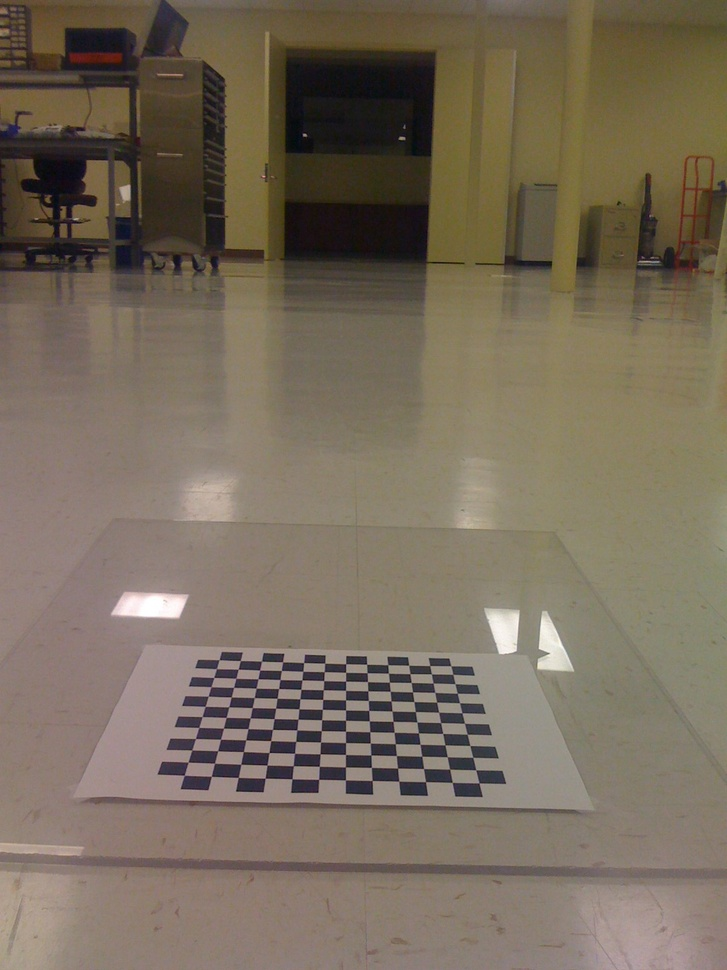
//> input picture Learning-OpenCV-3_examples/datas/birdseye/IMG_0214.jpg, 727 x 970 px, shrunk from 1200 x 1600 before the run
$ ./example_11-01 ../../datas/birdseye/IMG_0214.jpg   (built with g++ and OpenCV 4)
//> lines starting //> are read from the running program, lines starting //| are printed output that depends on the picture; after the words box and inside, x2 and y2 are one past the last pixel; in counts of white or black regions, pixels touching at a corner belong together
// Example 11-1. An affine transformation.
// Maps the 3 points (0, 0), (0, height-1), (width-1, 0) specified in srcTri[] to
// the specified points in array dstTri using a computed Affine Transform.

#include "stdafx.h"
#include "..\..\_opencv.h"

#include <iostream>

using namespace std;

int main(int argc, char** argv) {

	if (argc != 2) {
		cout << "Warp affine\nUsage: " << argv[0] << " <imagename>\n" << endl;
		return -1;
	}

	cv::Mat src = cv::imread(argv[1], 1);
//> src is the input picture: 970 rows x 727 cols, CV_8UC3; mean B, G, R 91.8, 108.2, 120.2
	if (src.empty()) { cout << "Can not load " << argv[1] << endl; return -1; }

	cv::Point2f srcTri[] = {
		cv::Point2f(0,0),           // src Top left
		cv::Point2f(src.cols - 1, 0), // src Top right
		cv::Point2f(0, src.rows - 1)  // src Bottom left
	};

	cv::Point2f dstTri[] = {
		cv::Point2f(src.cols*0.f, src.rows*0.33f),   // dst Top left
		cv::Point2f(src.cols*0.85f, src.rows*0.25f), // dst Top right
		cv::Point2f(src.cols*0.15f, src.rows*0.7f)   // dst Bottom left
	};

	// COMPUTE AFFINE MATRIX
	//
	cv::Mat warp_mat = cv::getAffineTransform(srcTri, dstTri);
	cv::Mat dst, dst2;
	cv::warpAffine(
		src,
		dst,
		warp_mat,
		src.size(),
		cv::INTER_LINEAR,
		cv::BORDER_CONSTANT,
		cv::Scalar()
	);
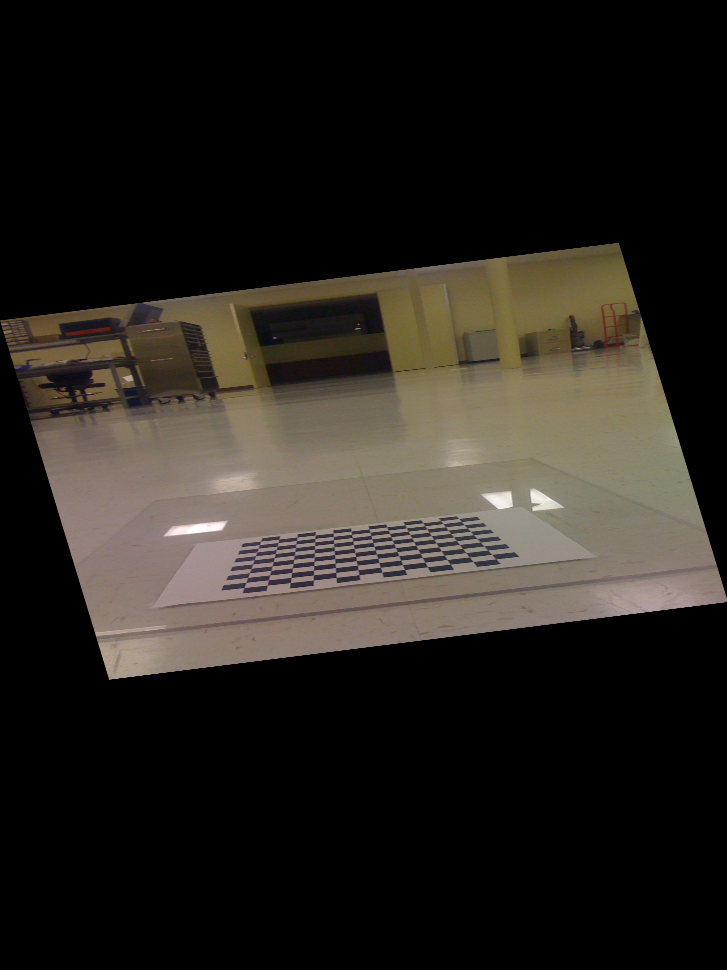
//> dst: 970 rows x 727 cols, CV_8UC3; mean B, G, R 30, 35.4, 39.4
	for (int i = 0; i < 3; ++i)
		cv::circle(dst, dstTri[i], 5, cv::Scalar(255, 0, 255), -1, cv::LINE_AA);
//> dst: 970 rows x 727 cols, CV_8UC3; 319 pixels changed, all inside (x1, y1, x2, y2) = (0, 236, 625, 686)

	cv::imshow("Affine Transform Test", dst);
	cv::waitKey();

	for (int frame = 0;; ++frame) {

		// COMPUTE ROTATION MATRIX
		cv::Point2f center(src.cols*0.5f, src.rows*0.5f);
//> center = Point(363.5, 485)
		double angle = frame * 3 % 360, scale = (cos((angle - 60)* CV_PI / 180) + 1.05)*0.8;

		cv::Mat rot_mat = cv::getRotationMatrix2D(center, angle, scale);
//> rot_mat = [[1.24, 0, -87.24], [0, 1.24, -116.4]]

		cv::warpAffine(
			src,
			dst,
			rot_mat,
			src.size(),
			cv::INTER_LINEAR,
			cv::BORDER_CONSTANT,
			cv::Scalar()
		);
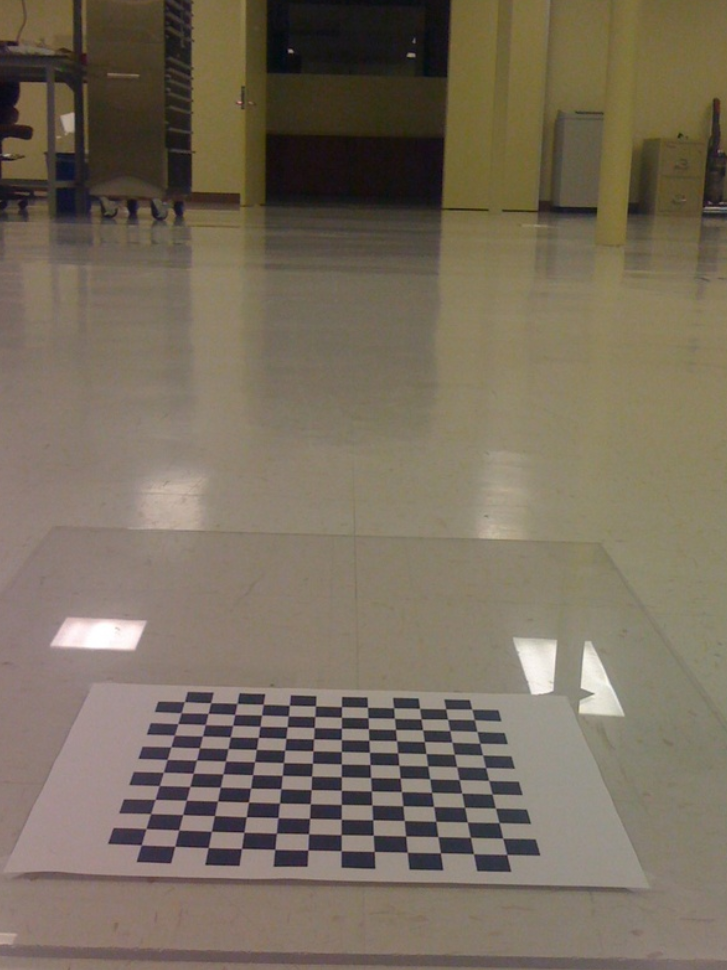
//> dst: 970 rows x 727 cols, CV_8UC3; mean B, G, R 92.8, 109, 120.2
		cv::imshow("Rotated Image", dst);
		if (cv::waitKey(30) >= 0)
//> the Esc key is pressed
			break;

	}

	return 0;
}

$ run again, on Learning-OpenCV-3_examples/datas/birdseye/IMG_0217.jpg
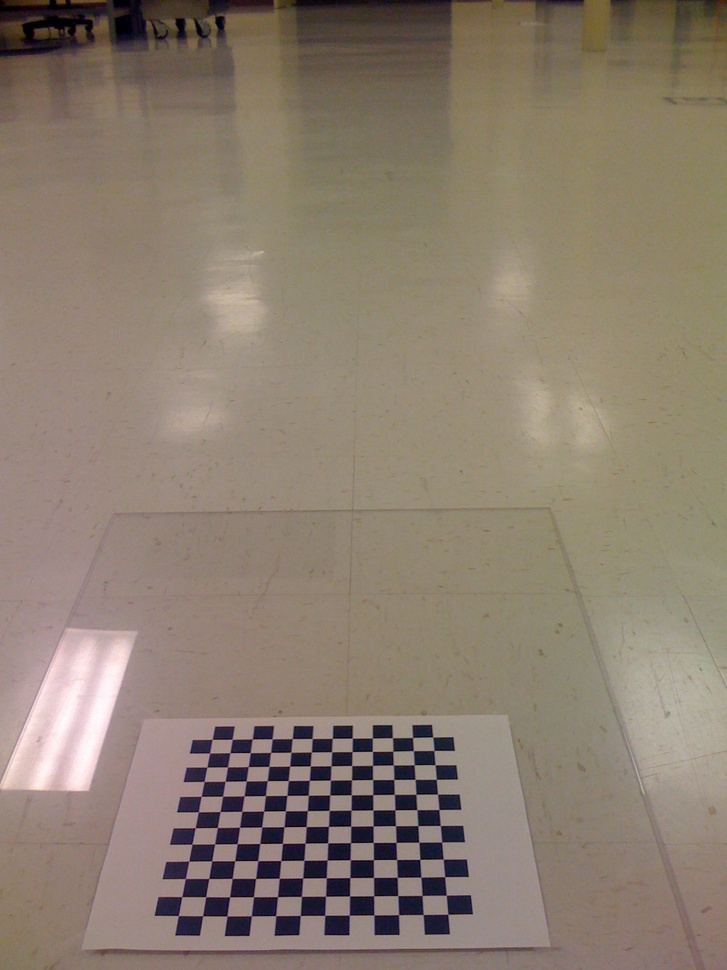
//> input picture Learning-OpenCV-3_examples/datas/birdseye/IMG_0217.jpg, 727 x 970 px, shrunk from 1200 x 1600 before the run
//> src is the input picture: 970 rows x 727 cols, CV_8UC3; mean B, G, R 111.3, 125.9, 139.5
//> `cv::warpAffine( src, dst, warp_mat, src.size(), cv::INTER_LINEAR, cv::..`:
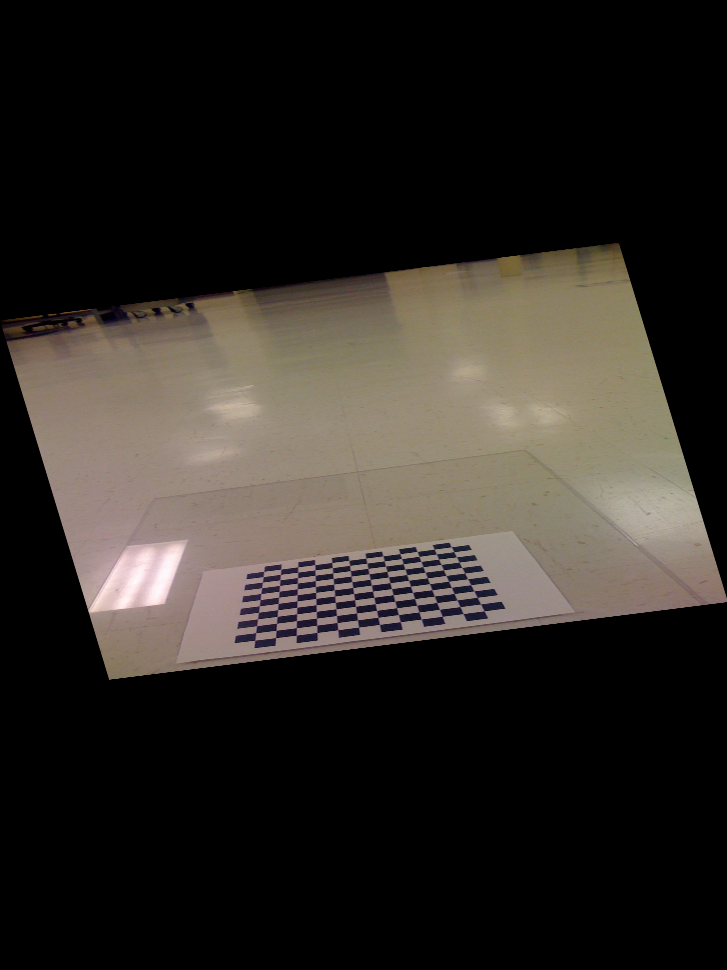
//> dst: 970 rows x 727 cols, CV_8UC3; mean B, G, R 36.4, 41.2, 45.7
//> `cv::warpAffine( src, dst, rot_mat, src.size(), cv::INTER_LINEAR, cv::B..`:
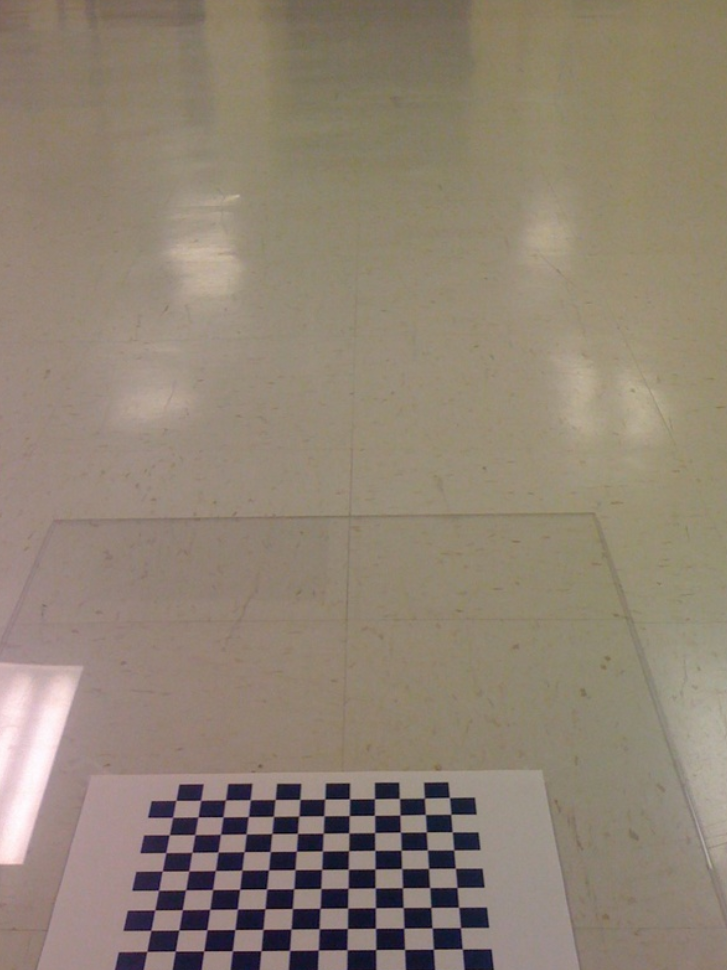
//> dst: 970 rows x 727 cols, CV_8UC3; mean B, G, R 115.5, 131, 143.9

$ run again, on Learning-OpenCV-3_examples/datas/birdseye/IMG_0218.jpg
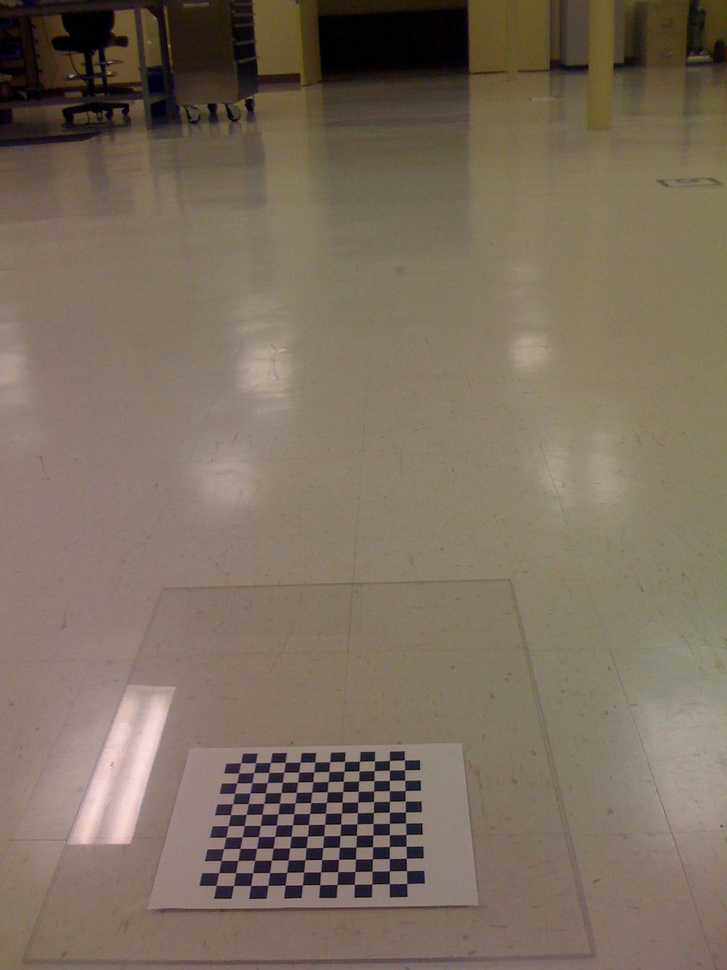
//> input picture Learning-OpenCV-3_examples/datas/birdseye/IMG_0218.jpg, 727 x 970 px, shrunk from 1200 x 1600 before the run
//> src is the input picture: 970 rows x 727 cols, CV_8UC3; mean B, G, R 94, 110.5, 122.9
//> `cv::warpAffine( src, dst, warp_mat, src.size(), cv::INTER_LINEAR, cv::..`:
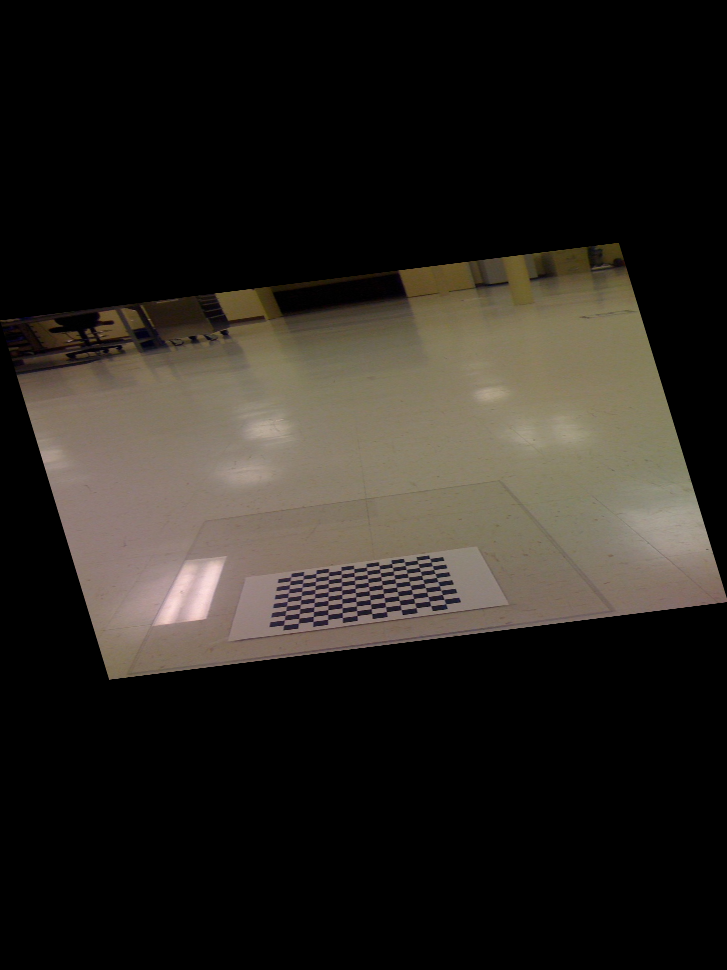
//> dst: 970 rows x 727 cols, CV_8UC3; mean B, G, R 30.8, 36.2, 40.2
//> `cv::warpAffine( src, dst, rot_mat, src.size(), cv::INTER_LINEAR, cv::B..`:
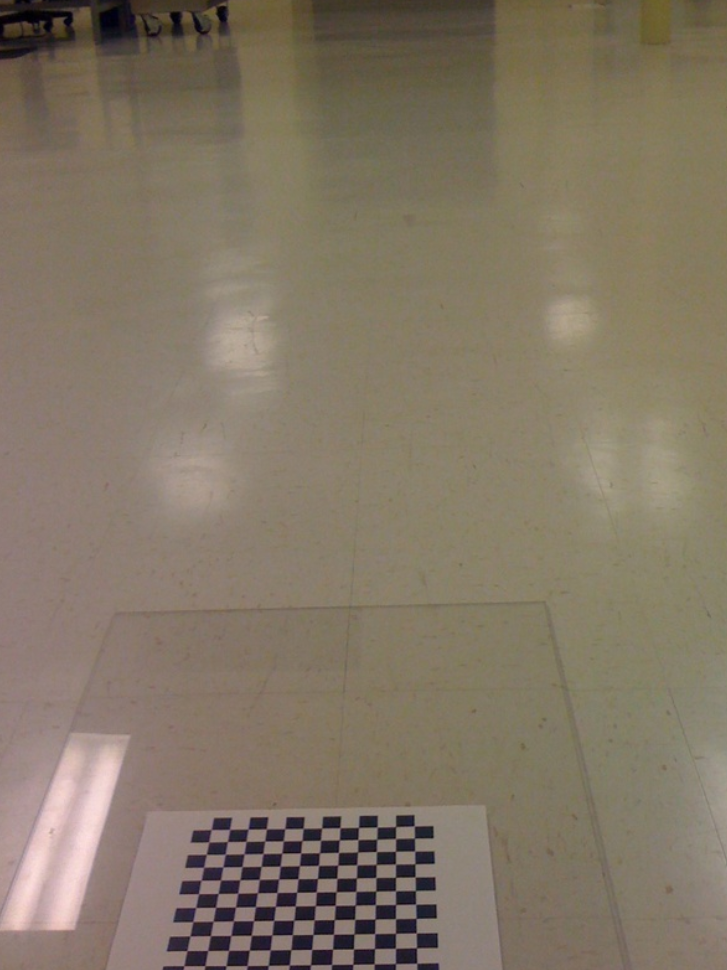
//> dst: 970 rows x 727 cols, CV_8UC3; mean B, G, R 101.1, 118.5, 130.5

$ run again, on Learning-OpenCV-3_examples/datas/birdseye/IMG_0219.jpg
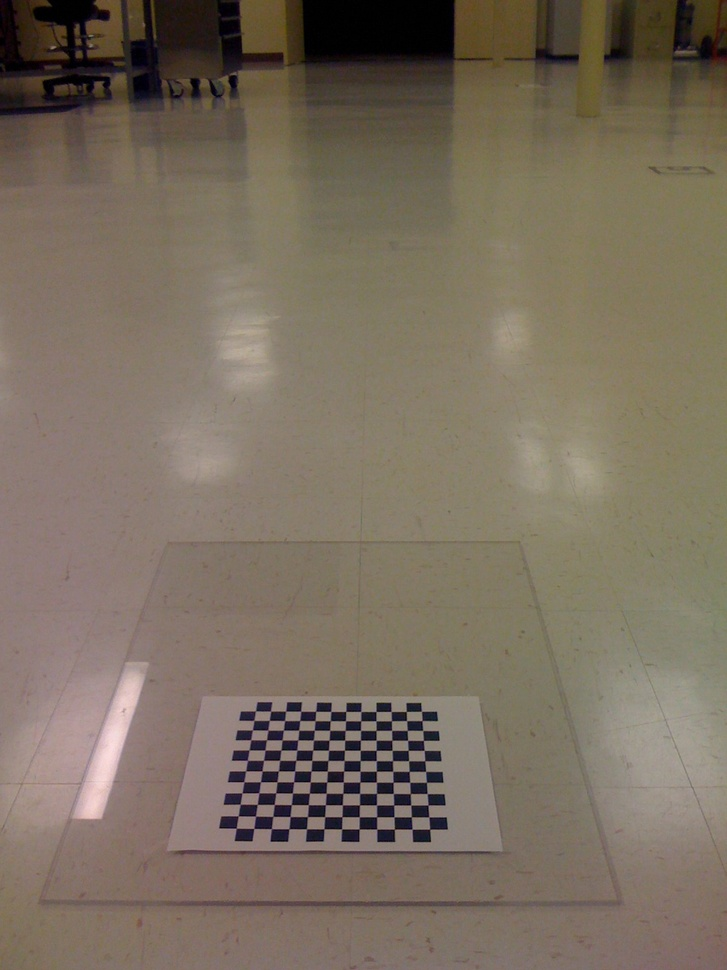
//> input picture Learning-OpenCV-3_examples/datas/birdseye/IMG_0219.jpg, 727 x 970 px, shrunk from 1200 x 1600 before the run
//> src is the input picture: 970 rows x 727 cols, CV_8UC3; mean B, G, R 95.3, 110.4, 122.4
//> `cv::warpAffine( src, dst, warp_mat, src.size(), cv::INTER_LINEAR, cv::..`:
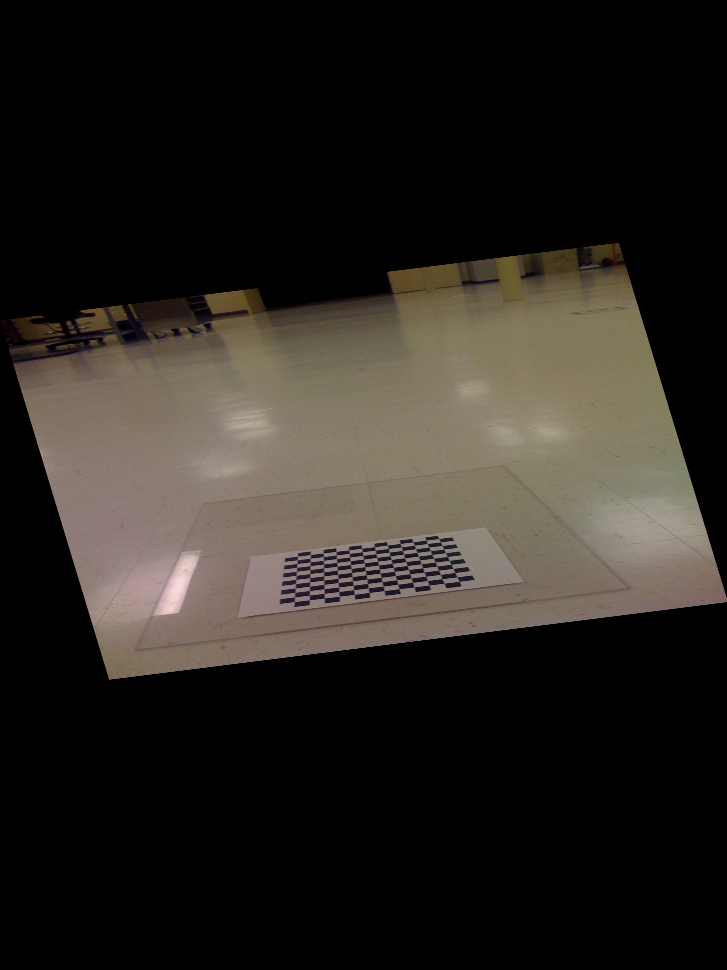
//> dst: 970 rows x 727 cols, CV_8UC3; mean B, G, R 31.2, 36.1, 40.1
//> `cv::warpAffine( src, dst, rot_mat, src.size(), cv::INTER_LINEAR, cv::B..`:
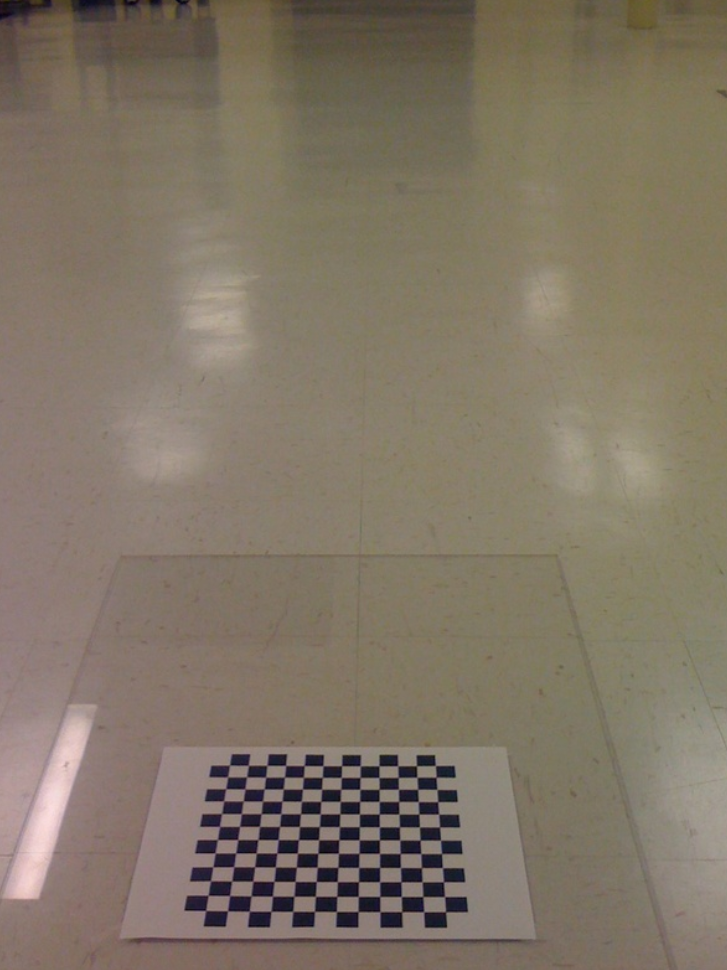
//> dst: 970 rows x 727 cols, CV_8UC3; mean B, G, R 101.8, 117.6, 129
